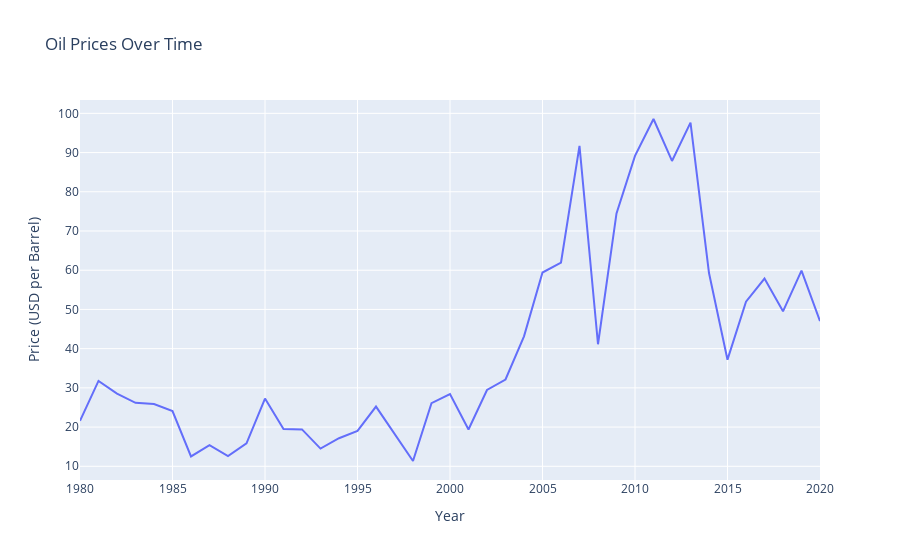

Notebook code for this chart:
### Markdown cell above
The exchange rate between the Indian Rupee (INR) and the US Dollar (USD) from 1990 to 2020 has experienced significant fluctuations influenced by various economic events and policy changes. Here’s a brief overview of the key trends during this period:  
- **1990-1991: Economic Crisis and Liberalization**  
In 1990, the exchange rate was approximately 17.01 INR per USD. However, by 1991, India faced a severe balance of payments crisis, leading to a devaluation of the rupee. The government was on the brink of default, and the rupee was officially pegged at around 22.74 INR per USD.
Following liberalization reforms in 1991, which aimed to open up the economy, the rupee further depreciated, reaching about 25.92 INR per USD in 1992.  
- **1992-2000: Gradual Depreciation**  
The early 1990s saw continued depreciation due to high inflation and fiscal deficits. By 2000, the exchange rate had increased to approximately 43.50 INR per USD.
This period was marked by economic reforms that gradually shifted India towards a more market-oriented economy, but challenges such as inflation and trade deficits persisted.
- **2001-2008: Pre-Crisis Growth**  
From 2001 to 2008, the rupee appreciated somewhat due to robust economic growth, reaching around 39.42 INR per USD in early 2007.
However, by late 2008, as the global financial crisis unfolded, the exchange rate fell sharply to about 48.88 INR per USD in October 2008.
- **2009-2013: Post-Crisis Recovery and Volatility**  
After the crisis, the rupee fluctuated between 46 and 55 INR per USD during this period, reflecting recovery but also volatility due to external factors like capital outflows and changing global economic conditions.
Notably, in May 2013, the rupee depreciated significantly from about 55.48 INR per USD to around 57.07 INR per USD within weeks due to increased dollar demand and capital flight.
- **2014-2020: Gradual Depreciation**  
The exchange rate continued to show a gradual depreciation trend, with rates reaching approximately 70.96 INR per USD in January 2020 and further increasing to about 73.78 INR by December 2020.
Factors influencing this trend included persistent current account deficits, inflationary pressures, and global economic uncertainties exacerbated by events like the COVID-19 pandemic.

### Code cell
fig = px.line(india, x='year', y='oil prices', title='Oil Prices Over Time',
              labels={'year': 'Year', 'oil prices': 'Price (USD per Barrel)'})

# Show the plot
fig.show()

### Figure 1 — Plotly figure (JSON) as saved in the notebook; plotly's stock layout.template omitted (floating-point values rounded to 4 significant figures)
{"data": [{"hovertemplate": "Year=%{x}<br>Price (USD per Barrel)=%{y}<extra></extra>", "legendgroup": "", "line": {"color": "#636efa", "dash": "solid"}, "marker": {"symbol": "circle"}, "mode": "lines", "name": "", "orientation": "v", "showlegend": false, "type": "scatter", "x": [1980, 1981, 1982, 1983, 1984, 1985, 1986, 1987, 1988, 1989, 1990, 1991, 1992, 1993, 1994, 1995, 1996, 1997, 1998, 1999, 2000, 2001, 2002, 2003, 2004, 2005, 2006, 2007, 2008, 2009, 2010, 2011, 2012, 2013, 2014, 2015, 2016, 2017, 2018, 2019, 2020], "xaxis": "x", "y": [21.59, 31.77, 28.52, 26.19, 25.88, 24.09, 12.51, 15.4, 12.58, 15.86, 27.28, 19.5, 19.41, 14.52, 17.16, 19.03, 25.23, 18.33, 11.35, 26.1, 28.44, 19.39, 29.46, 32.13, 43.15, 59.41, 61.96, 91.69, 41.12, 74.47, 89.15, 98.56, 87.86, 97.63, 59.29, 37.19, 51.97, 57.88, 49.52, 59.88, 47.02], "yaxis": "y"}], "layout": {"legend": {"tracegroupgap": 0}, "title": {"text": "Oil Prices Over Time"}, "xaxis": {"anchor": "y", "domain": [0, 1], "title": {"text": "Year"}}, "yaxis": {"anchor": "x", "domain": [0, 1], "title": {"text": "Price (USD per Barrel)"}}}}
